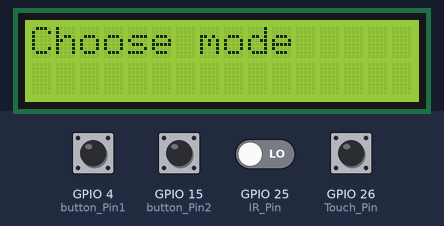
Bench run of a sketch on a simulated ESP32. Parts: 16×2 character LCD. Inputs (shaded band) come from the test bench; at power-on: GPIO 4 (button_Pin1), GPIO 15 (button_Pin2), GPIO 25 (IR_Pin), GPIO 26 (Touch_Pin) LOW.

Above: at 1.2 s.
1.3 s: GPIO 4 (button_Pin1) pulled HIGH for 0.15 s
At 2.7 s:
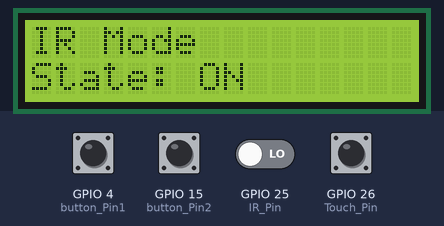
3.0 s: GPIO 25 (IR_Pin) driven HIGH
At 4.0 s:
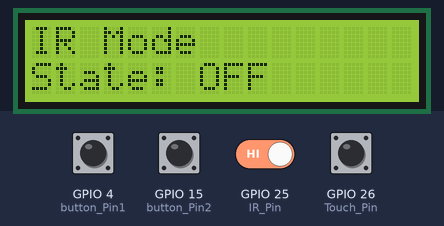
4.5 s: GPIO 25 (IR_Pin) driven LOW
At 4.9 s:
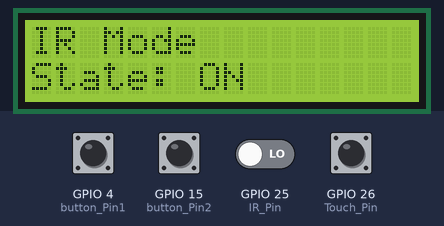
6.0 s: GPIO 4 (button_Pin1) pulled HIGH for 1 s
At 7.4 s:
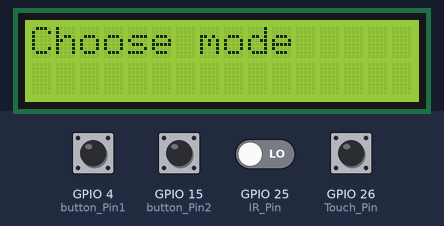
8.5 s: GPIO 15 (button_Pin2) pulled HIGH for 0.15 s
At 9.6 s:
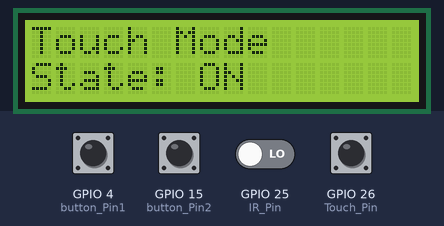
Timing chart, 0 to 11.2 s (numbered marks = the images above; inputs shaded):
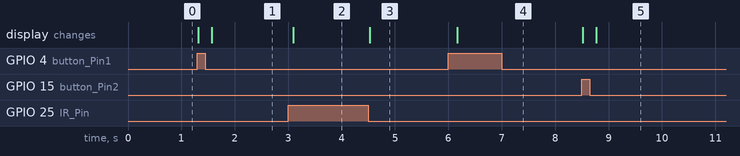

The sketch:

code.ino
```cpp
#include <LiquidCrystal.h>

const int rs_Pin = 19;
const int enable_Pin = 23;
const int d4_Pin = 18;
const int d5_Pin = 5;
const int d6_Pin = 17;
const int d7_Pin = 16;

const int button_Pin1 = 4;
const int button_Pin2 = 15;

const int IR_Pin = 25;
const int Touch_Pin = 26;

int buttonState1 = 0;
int buttonState2 = 0;
int irState = 0;
int touchState = 0;

LiquidCrystal lcd(rs_Pin, enable_Pin, d4_Pin, d5_Pin, d6_Pin, d7_Pin);

String currentMode = "Choose mode";
String state;

void setup() {
  lcd.begin(16, 2);
  lcd.print(currentMode);
  pinMode(button_Pin1, INPUT);
  pinMode(button_Pin2, INPUT);
  pinMode(IR_Pin, INPUT);
  pinMode(Touch_Pin, INPUT);
}

void loop() {
  buttonState1 = digitalRead(button_Pin1);
  buttonState2 = digitalRead(button_Pin2);

  if (buttonState1 == HIGH) {
    currentMode = "IR Mode        ";
    updateDisplay1();
    waitForButtonRelease();
    while1Mode();
  } else if (buttonState2 == HIGH) {
    currentMode = "Touch Mode     ";
    updateDisplay1();
    waitForButtonRelease();
    while2Mode();
  }
  delay(50);
}

void updateDisplay1() {
  lcd.setCursor(0, 0);
  lcd.print(currentMode);
}

void updateDisplay2() {
  lcd.setCursor(0, 1);
  lcd.print(state);
}

void waitForButtonRelease() {
  while (digitalRead(button_Pin1) == HIGH || digitalRead(button_Pin2) == HIGH) {
    delay(50);
  }
}

void while1Mode() {
  while (true) {
    buttonState1 = digitalRead(button_Pin1);
    buttonState2 = digitalRead(button_Pin2);
    delay(100);

    if (buttonState1 == HIGH || buttonState2 == HIGH) {
      currentMode = "Choose mode";
      lcd.clear();
      updateDisplay1();
      waitForButtonRelease();
      break;
    }

    irState = digitalRead(IR_Pin);
    state = irState ? "State: OFF      " : "State: ON       ";
    updateDisplay2();
  }
}

void while2Mode() {
  while (true) {
    buttonState1 = digitalRead(button_Pin1);
    buttonState2 = digitalRead(button_Pin2);
    delay(100);

    if (buttonState1 == HIGH || buttonState2 == HIGH) {
      currentMode = "Choose mode";
      lcd.clear();
      updateDisplay1();
      waitForButtonRelease();
      break;
    }

    touchState = digitalRead(Touch_Pin);
    state = touchState ? "State: OFF      " : "State: ON       ";
    updateDisplay2();
  }
}
```

Measured:
- after the input at 1.3 s, the display: first changes at once (image 1 shows a later state)
- after the input at 3.0 s, the display: changes after 0.10 s (image 2)
- after the input at 4.5 s, the display: changes at once (image 3)
- after the input at 6.0 s, the display: changes after 0.16 s (image 4)
- after the input at 8.5 s, the display: first changes at once (image 5 shows a later state)
